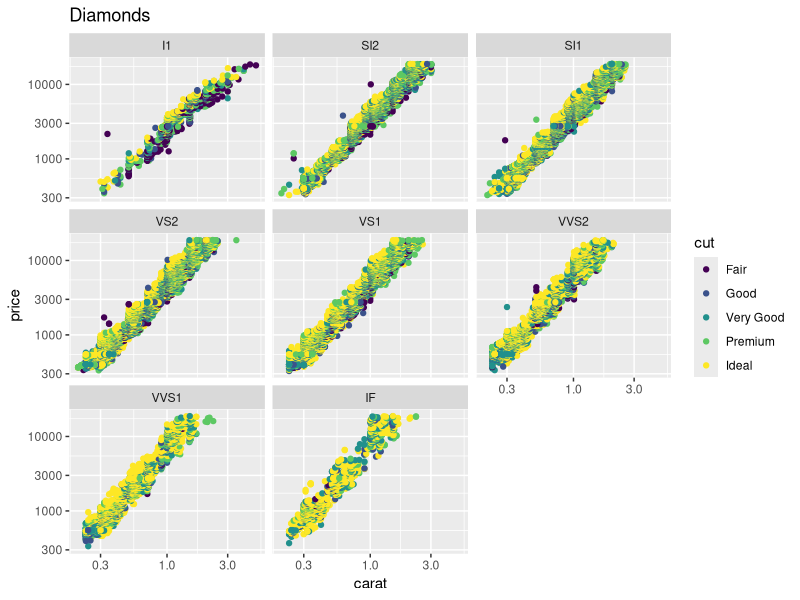
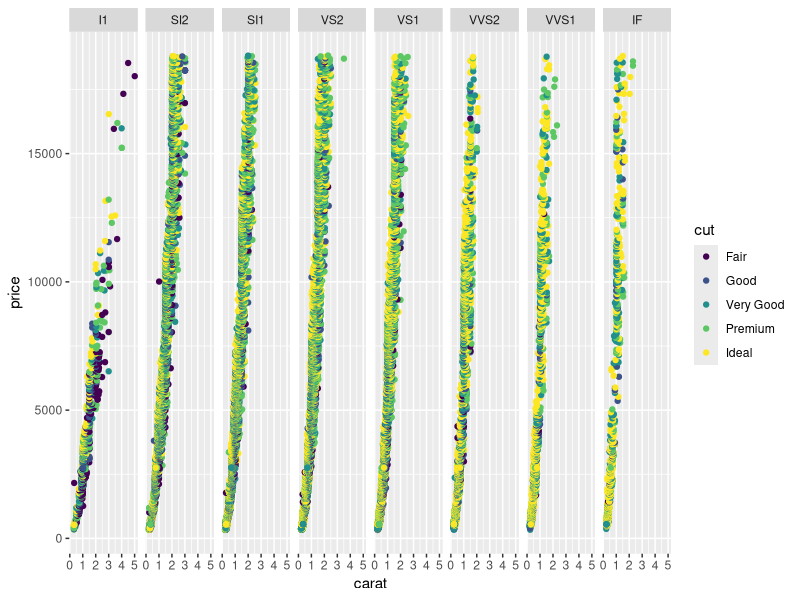
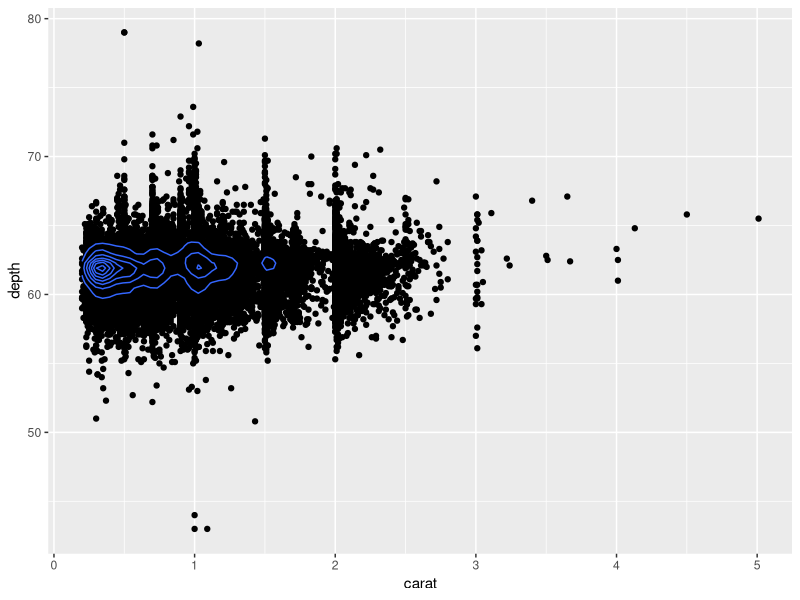
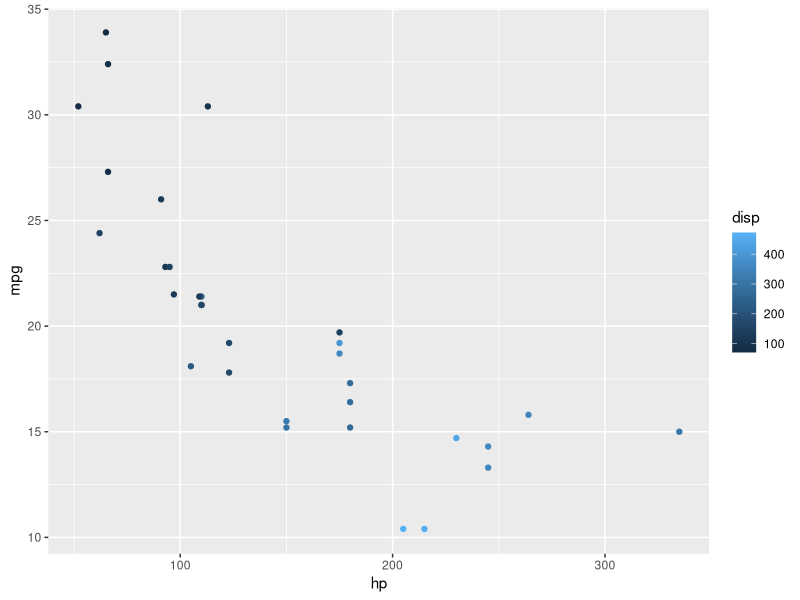
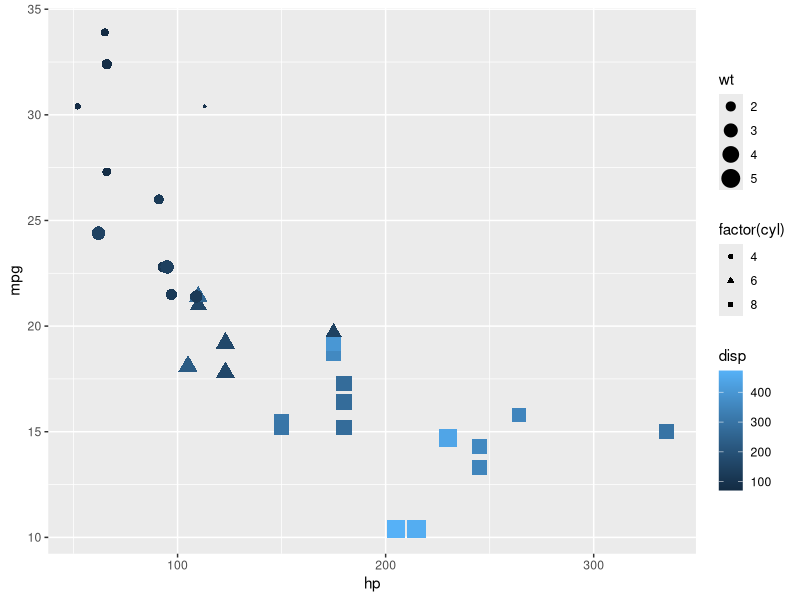
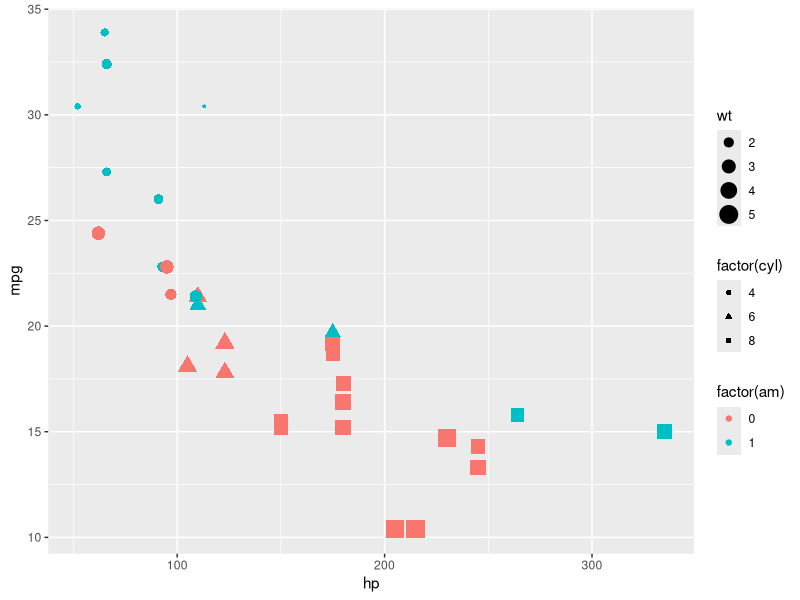
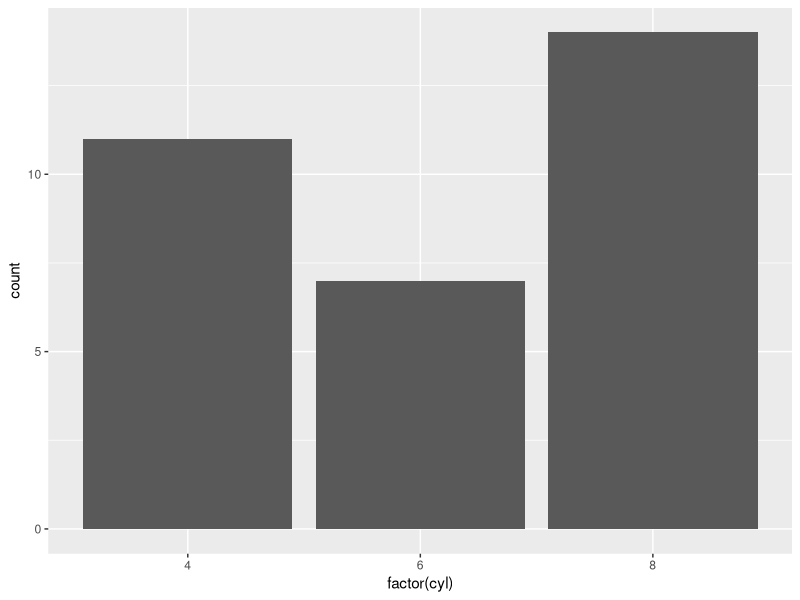
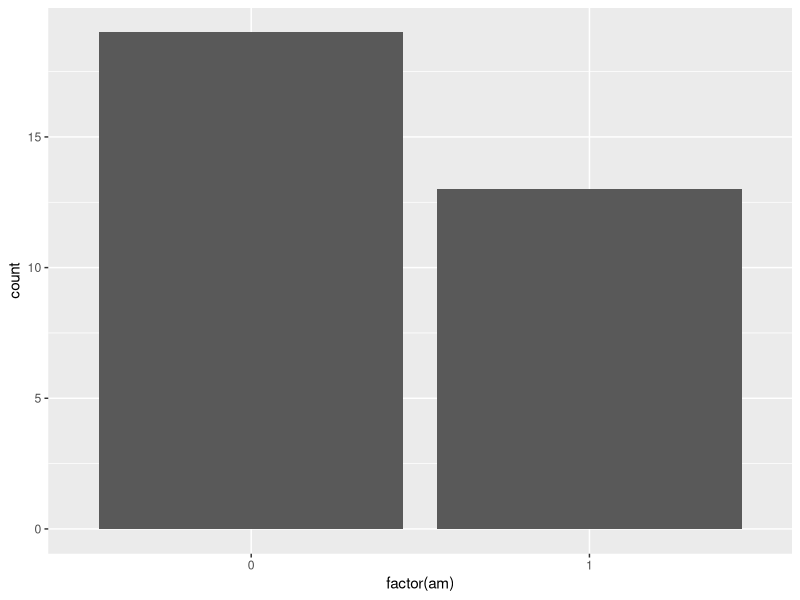

Recreate these plots in R, in order.
install.packages('ggplot2')
require(ggplot2)
head(diamonds)

#qplot >> quick plot

#dropped all rows with null values
new_diamonds <- diamonds[complete.cases(diamonds), ]
qplot(carat,price,data=new_diamonds,
      color=cut,
      facets =  ~ clarity,
      main = 'Diamonds',
      log = 'xy')



p <- ggplot(data = new_diamonds)
p <- p + aes(x = carat, y = price)    #Aestetics:- how the data are mapped
p <- p + geom_point(aes(col=cut))    #geom:- Geometric objects>> points,lines, etc..
p <- p + facet_grid(. ~ clarity)
p

p<- ggplot(data = diamonds)
p <- p + aes(x = carat, y = depth)
p <- p + geom_point()
p <- p + geom_density2d()
p

require(ggplot2)
data(mtcars)
summary(mtcars)
head(mtcars)

ggplot(data=mtcars) + aes(x=hp , y = mpg) + 
  geom_point(aes(col=disp))


ggplot(data=mtcars) + 
  aes(x=hp , y = mpg) + 
  geom_point(aes(col=disp , size = wt, shape=factor(cyl)))


ggplot(data=mtcars) + 
  aes(x=hp , y = mpg) + 
  geom_point(aes(col=factor(am) , size = wt, shape=factor(cyl)))


ggplot(data=mtcars) + aes(factor(cyl)) + geom_bar()

ggplot(data=mtcars) + aes(factor(am)) + geom_bar()


ggplot(data=mtcars) + aes(x=hp) + geom_histogram()


ggplot(data=mtcars) + 
  aes(x=hp , y = mpg) + 
  geom_point(aes(col=factor(am) , size = wt, shape=factor(vs))) +
  facet_grid(gear ~ cyl) + 
  theme_gray()

a = c(5,10,34,1) 
order(a) 
a[order(a)]

ggplot(data = mtcars,  aes(x = factor(cyl))) +
  geom_bar(fill="green")





summary(diamonds)
diamonds$depth

depth.groups<-cut(diamonds$depth,breaks=40+(0:5)*8)
depth.groups

ggplot(diamonds) + aes(price , fill=depth.groups) +
  geom_density(alpha=0.3)
  


